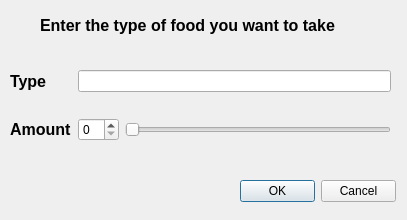
<?xml version="1.0" encoding="UTF-8"?>
<ui version="4.0">
 <class>Form</class>
 <widget class="QWidget" name="Form">
  <property name="geometry">
   <rect>
    <x>0</x>
    <y>0</y>
    <width>407</width>
    <height>220</height>
   </rect>
  </property>
  <property name="minimumSize">
   <size>
    <width>407</width>
    <height>220</height>
   </size>
  </property>
  <property name="maximumSize">
   <size>
    <width>407</width>
    <height>220</height>
   </size>
  </property>
  <property name="windowTitle">
   <string>Form1</string>
  </property>
  <widget class="QDialogButtonBox" name="buttonBox">
   <property name="geometry">
    <rect>
     <x>240</x>
     <y>180</y>
     <width>156</width>
     <height>23</height>
    </rect>
   </property>
   <property name="standardButtons">
    <set>QDialogButtonBox::Cancel|QDialogButtonBox::Ok</set>
   </property>
  </widget>
  <widget class="QLabel" name="label">
   <property name="geometry">
    <rect>
     <x>40</x>
     <y>10</y>
     <width>331</width>
     <height>31</height>
    </rect>
   </property>
   <property name="font">
    <font>
     <pointsize>12</pointsize>
     <weight>75</weight>
     <bold>true</bold>
    </font>
   </property>
   <property name="text">
    <string>Enter the type of food you want to take</string>
   </property>
  </widget>
  <widget class="QWidget" name="layoutWidget">
   <property name="geometry">
    <rect>
     <x>10</x>
     <y>50</y>
     <width>381</width>
     <height>111</height>
    </rect>
   </property>
   <layout class="QGridLayout" name="gridLayout">
    <item row="0" column="0">
     <widget class="QLabel" name="label_2">
      <property name="font">
       <font>
        <pointsize>12</pointsize>
        <weight>75</weight>
        <bold>true</bold>
       </font>
      </property>
      <property name="text">
       <string>Type</string>
      </property>
     </widget>
    </item>
    <item row="0" column="1" colspan="2">
     <widget class="QLineEdit" name="lineEdit"/>
    </item>
    <item row="1" column="0">
     <widget class="QLabel" name="label_3">
      <property name="font">
       <font>
        <pointsize>12</pointsize>
        <weight>75</weight>
        <bold>true</bold>
       </font>
      </property>
      <property name="text">
       <string>Amount</string>
      </property>
     </widget>
    </item>
    <item row="1" column="1">
     <widget class="QSpinBox" name="spinBox">
      <property name="maximum">
       <number>50</number>
      </property>
     </widget>
    </item>
    <item row="1" column="2">
     <widget class="QSlider" name="horizontalSlider">
      <property name="maximum">
       <number>50</number>
      </property>
      <property name="orientation">
       <enum>Qt::Horizontal</enum>
      </property>
     </widget>
    </item>
   </layout>
  </widget>
 </widget>
 <resources/>
 <connections>
  <connection>
   <sender>spinBox</sender>
   <signal>valueChanged(int)</signal>
   <receiver>horizontalSlider</receiver>
   <slot>setValue(int)</slot>
   <hints>
    <hint type="sourcelabel">
     <x>73</x>
     <y>145</y>
    </hint>
    <hint type="destinationlabel">
     <x>204</x>
     <y>142</y>
    </hint>
   </hints>
  </connection>
  <connection>
   <sender>horizontalSlider</sender>
   <signal>valueChanged(int)</signal>
   <receiver>spinBox</receiver>
   <slot>setValue(int)</slot>
   <hints>
    <hint type="sourcelabel">
     <x>239</x>
     <y>141</y>
    </hint>
    <hint type="destinationlabel">
     <x>58</x>
     <y>148</y>
    </hint>
   </hints>
  </connection>
  <connection>
   <sender>buttonBox</sender>
   <signal>rejected()</signal>
   <receiver>Form</receiver>
   <slot>close()</slot>
   <hints>
    <hint type="sourcelabel">
     <x>317</x>
     <y>191</y>
    </hint>
    <hint type="destinationlabel">
     <x>203</x>
     <y>109</y>
    </hint>
   </hints>
  </connection>
  <connection>
   <sender>buttonBox</sender>
   <signal>accepted()</signal>
   <receiver>Form</receiver>
   <slot>addfoodtodb()</slot>
   <hints>
    <hint type="sourcelabel">
     <x>317</x>
     <y>191</y>
    </hint>
    <hint type="destinationlabel">
     <x>203</x>
     <y>109</y>
    </hint>
   </hints>
  </connection>
 </connections>
 <slots>
  <slot>addfoodtodb()</slot>
 </slots>
</ui>
